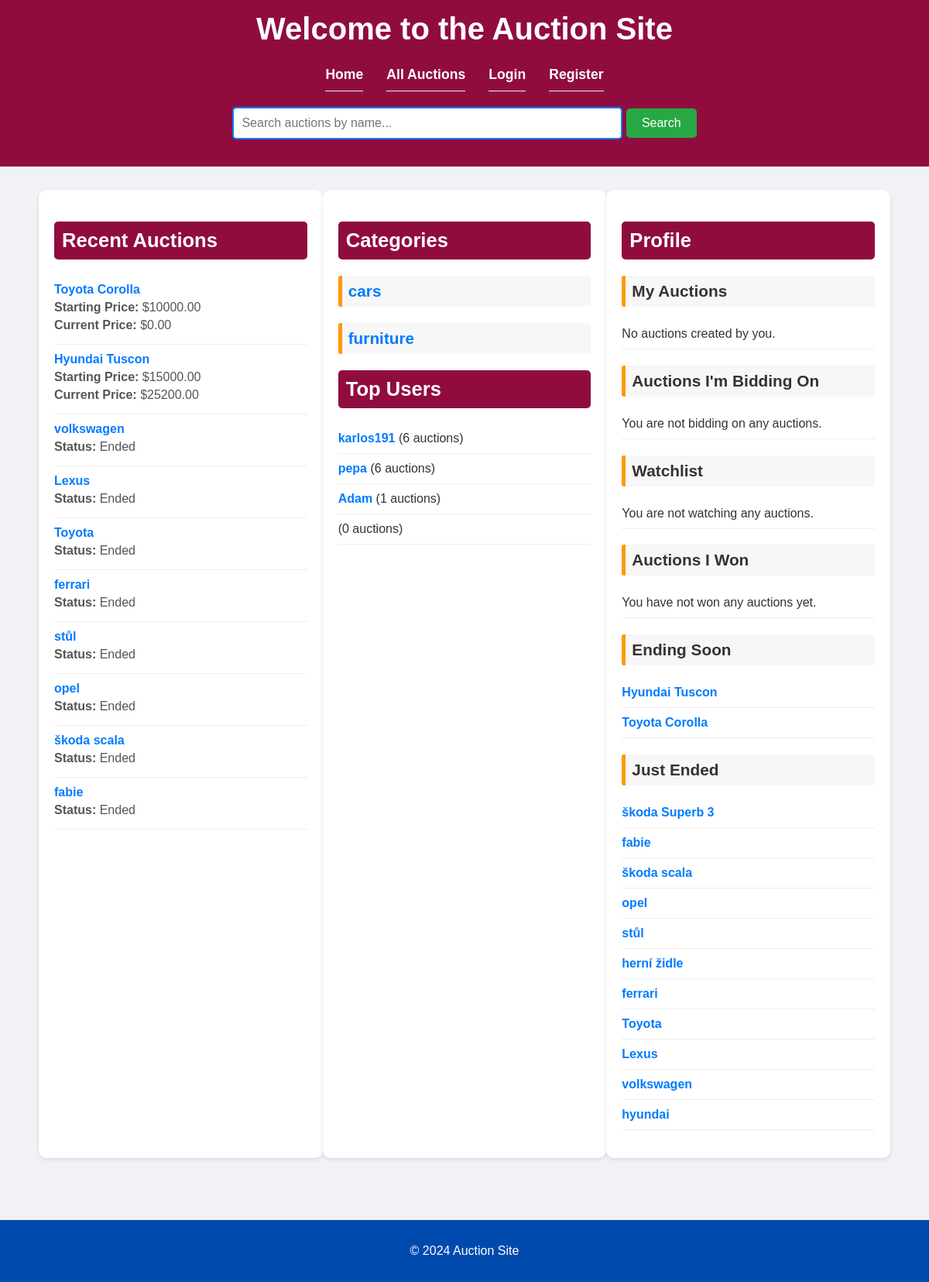
The page / on the database its author committed.
### auctions/models.py (models this page shows, shortened)
class Auction(models.Model):
    user = models.ForeignKey(settings.AUTH_USER_MODEL, on_delete=models.CASCADE, related_name='auctions')
    title = models.CharField(max_length=255)
    description = models.TextField()
    photos = models.ImageField(upload_to='auction_photos/', blank=True, null=True)
    category = models.ForeignKey(Category, on_delete=models.CASCADE)
    is_closed = models.BooleanField(default=False)
    starting_price = models.DecimalField(max_digits=10, decimal_places=2, )
    current_price = models.DecimalField(max_digits=10, decimal_places=2, default=0.00)
    minimum_amount = models.DecimalField(max_digits=10, decimal_places=2)
    buy_now_price = models.DecimalField(max_digits=10, decimal_places=2, blank=True, null=True)
    promoted = models.BooleanField(default=False)
    location = models.CharField(max_length=255, blank=True, null=True)
    start_date = models.DateTimeField(default=timezone.now, editable=False)
    end_date = models.DateTimeField()
    num_visits = models.IntegerField(default=0)
    is_canceled = models.BooleanField(default=False)
    watchers = models.ManyToManyField(settings.AUTH_USER_MODEL, related_name='watching_auctions', blank=True)
    winner = models.ForeignKey(settings.AUTH_USER_MODEL, null=True, blank=True, on_delete=models.SET_NULL,
                               related_name='won_auctions')

class Category(models.Model):
    name = models.CharField(max_length=255)
    description = models.TextField(blank=True)
    logo = models.ImageField(upload_to='category_logos/', blank=True, null=True)

class CustomUser(AbstractBaseUser, PermissionsMixin):
    profile_image = models.ImageField(upload_to='profile_images/', null=True, blank=True)
    email = models.EmailField(unique=True)
    username = models.CharField(max_length=255)
    city = models.CharField(max_length=100, null=True, blank=True)
    address = models.CharField(max_length=255, null=True, blank=True)
    watchlist = models.ManyToManyField('Auction', related_name='watched_by', blank=True)
    date_joined = models.DateTimeField(auto_now_add=True)
    account_status = models.CharField(
        max_length=10, choices=[('ACTIVE', 'Active'), ('INACTIVE', 'Inactive'), ('BLOCKED', 'Blocked')]
    )
    account_type = models.CharField(
        max_length=10, choices=[('NORMAL', 'Normal'), ('PREMIUM', 'Premium')]
    )
    is_active = models.BooleanField(default=True)
    is_staff = models.BooleanField(default=False)
    USERNAME_FIELD = 'email'
    REQUIRED_FIELDS = ['username']
    objects = CustomUserManager()
    groups = models.ManyToManyField(
        'auth.Group',
        related_name='customer_set',
        blank=True,
        help_text='The groups this user belongs to.',
        verbose_name='groups',
    )
    user_permissions = models.ManyToManyField(
        'auth.Permission',
        related_name='customer_set',
        blank=True,
        help_text='Specific permissions for this user.',
        verbose_name='user permissions',
    )

### auctions/views.py (the view)
# urls.py: 2. Add a URL to urlpatterns:  path('', views.home, name='home')
def home(request):
    now = timezone.now()
    recent_auctions = Auction.objects.filter(is_canceled=False).order_by('-start_date')[:10]
    categories = Category.objects.all()
    won_auctions = Auction.objects.none()
    user_auctions = auctions_bidding = watchlist_auctions = []
    if request.user.is_authenticated:
        user_auctions = Auction.objects.filter(user=request.user, is_canceled=False)
        auctions_bidding = Auction.objects.filter(bids__user=request.user, is_canceled=False, end_date__gte=now).distinct()
        watchlist_auctions = request.user.watchlist.all()
        won_auctions = Auction.objects.filter(winner=request.user)
    ending_auctions = Auction.objects.filter(is_canceled=False, end_date__gte=now, is_closed=False).order_by(
        'end_date')[:10]
    ended_auctions = Auction.objects.filter(is_canceled=False, is_closed=True) | Auction.objects.filter(
        end_date__lt=now).order_by('-end_date')[:10]
    top_users = User.objects.annotate(auction_count=Count('auctions')).order_by('-auction_count')[:5]
    return render(request, 'auctions/home.html', {
        'recent_auctions': recent_auctions,
        'categories': categories,
        'now': now,
        'user_auctions': user_auctions,
        'auctions_bidding': auctions_bidding,
        'watchlist_auctions': watchlist_auctions,
        'ending_auctions': ending_auctions,
        'ended_auctions': ended_auctions,
        'top_users': top_users,
        'won_auctions': won_auctions,
    })

### auctions/templates/auctions/home.html (shortened to what this page needs)
<!DOCTYPE html>
<html lang="en">
<head>
</head>
<body>
    <header>
        <h1>Welcome to the Auction Site</h1>
        <nav>
            <ul>
                <li><a href="{% url 'home' %}">Home</a></li>
                <li><a href="{% url 'auctions_list' %}">All Auctions</a></li>
                {% if user.is_authenticated %}
                    <li><a href="{% url 'edit_account' %}">Edit Account</a></li>
                    <li><a href="{% url 'create_auction' %}">Add Auction</a></li>
                    <li>
                        <form method="POST" action="{% url 'custom_logout' %}">
                            {% csrf_token %}
                            <button type="submit" style="background:none; border:none; color:white;font-size: 1.2rem; cursor:pointer;">Logout</button>
                        </form>
                    </li>
                {% else %}
                    <li><a href="{% url 'login' %}">Login</a></li>
                    <li><a href="{% url 'register' %}">Register</a></li>
                {% endif %}
            </ul>
        </nav>
        <div class="search-bar">
            <form method="GET" action="{% url 'auction_search' %}">
                <input type="text" name="query" placeholder="Search auctions by name...">
                <button type="submit">Search</button>
            </form>
        </div>
    </header>
    <div class="container">
        <section class="auctions-column">
            <h2>Recent Auctions</h2>
            <ul>
                {% for auction in recent_auctions %}
                    <li>
                        <a href="{% url 'auction_detail' pk=auction.pk %}">{{ auction.title }}</a>
                        {% if auction.end_date > now and not auction.is_closed %}
                            <p><strong>Starting Price:</strong> ${{ auction.starting_price }}</p>
                            <p><strong>Current Price:</strong> ${{ auction.current_price }}</p>
                        {% else %}
                            <p><strong>Status:</strong> Ended</p>
                        {% endif %}
                    </li>
                {% empty %}
                    <li>No auctions found.</li>
                {% endfor %}
            </ul>
        </section>
        <section class="categories-column">
            <h2>Categories</h2>
            <div class="categories">
                {% for category in categories %}
                    <div class="category">
                        <h3>
                            <a href="{% url 'auction_search_by_category' category.id %}">{{ category.name }}</a>
                        </h3>
                    </div>
                {% endfor %}
            </div>
    <div class="top-users">
        <h2>Top Users</h2>
        <ul>
            {% for user in top_users %}
                <li>
                    <a href="{% url 'user_profile' user_id=user.id %}">{{ user.username }}</a>
                    ({{ user.auction_count }} auctions)
                </li>
            {% empty %}
                <li>No users available.</li>
            {% endfor %}
        </ul>
    </div>
        </section>
        <section class="profile-column">
            <h2>Profile</h2>
            <div>
                <h3>My Auctions</h3>
                <ul>
                    {% for auction in user_auctions %}
                        <li><a href="{% url 'auction_detail' pk=auction.pk %}">{{ auction.title }}</a></li>
                    {% empty %}
                        <li>No auctions created by you.</li>
                    {% endfor %}
                </ul>
                <h3>Auctions I'm Bidding On</h3>
                <ul>
                    {% for auction in auctions_bidding %}
                        <li><a href="{% url 'auction_detail' pk=auction.pk %}">{{ auction.title }}</a></li>
                    {% empty %}
                        <li>You are not bidding on any auctions.</li>
                    {% endfor %}
                </ul>
                <h3>Watchlist</h3>
                <ul>
                    {% for auction in watchlist_auctions %}
                        <li><a href="{% url 'auction_detail' pk=auction.pk %}">{{ auction.title }}</a></li>
                    {% empty %}
                        <li>You are not watching any auctions.</li>
                    {% endfor %}
                </ul>
                <h3>Auctions I Won</h3>
<ul>
    {% for auction in request.user.won_auctions.all %}
        <li>You won <a href="{% url 'auction_detail' pk=auction.pk %}">{{ auction.title }}</a>!
            <p>Contact the seller:
                <a href="{% url 'user_profile' user_id=auction.user.id %}">
                    {{ auction.user.username }}
                </a>
                ({{ auction.user.email }})
            </p>
        </li>
    {% empty %}
        <li>You have not won any auctions yet.</li>
    {% endfor %}
</ul>
                <h3>Ending Soon</h3>
                <ul>
                    {% for auction in ending_auctions %}
                        <li><a href="{% url 'auction_detail' pk=auction.pk %}">{{ auction.title }}</a></li>
                    {% empty %}
                        <li>No auctions ending soon.</li>
                    {% endfor %}
                </ul>
                <h3>Just Ended</h3>
                <ul>
                    {% for auction in ended_auctions %}
                        <li><a href="{% url 'auction_detail' pk=auction.pk %}">{{ auction.title }}</a></li>
                    {% empty %}
                        <li>No auctions have just ended.</li>
                    {% endfor %}
                </ul>
            </div>
        </section>
    </div>
    <footer>
        <p>&copy; 2024 Auction Site</p>
    </footer>
</body>
</html>

### auctions/templates/auctions/home.html (style rules this page uses)
body { font-family: Arial, sans-serif; background-color: #f0f2f5; margin: 0; padding: 0; color: #333; }
header { background-color: #900C3F; color: white; padding: 15px 0; text-align: center; margin-bottom: 30px; }
header h1 { margin: 0; font-size: 2.5rem; }
nav ul { list-style-type: none; padding: 0; display: flex; justify-content: center; }
nav ul li { margin: 0 15px; }
nav ul li a { text-decoration: none; color: white; font-size: 1.1rem; }
.search-bar { text-align: center; margin: 20px 0; }
.search-bar input { padding: 10px; font-size: 16px; width: 40%; border: 2px solid #007bff; border-radius: 5px; }
.search-bar button { padding: 10px 20px; font-size: 16px; background-color: #28a745; color: white; border: none; cursor: pointer; border-radius: 5px; }
.container { display: flex; justify-content: space-between; padding: 0 50px; }
.auctions-column, .categories-column, .profile-column { width: 30%; background-color: white; padding: 20px; border-radius: 10px; box-shadow: 0 2px 5px rgba(0, 0, 0, 0.1); margin-bottom: 30px; }
h2 { background-color: #900C3F; color: white; padding: 10px; border-radius: 5px; margin-bottom: 20px; font-size: 1.6rem; }
h3 { background-color: #f7f7f7; color: #333; padding: 8px; border-left: 5px solid #ff9800; border-radius: 3px; margin-bottom: 10px; font-size: 1.3rem; }
ul { list-style-type: none; padding: 0; }
ul li { padding: 10px 0; border-bottom: 1px solid #eee; }
ul li a { text-decoration: none; color: #007bff; font-weight: bold; }
ul li p { margin: 5px 0; color: #555; }
.category h3 a { text-decoration: none; color: #007bff; }
footer { background-color: #004aad; color: white; text-align: center; padding: 15px 0; margin-top: 50px; }

### rows shown on the page
Auction: title "Toyota Corolla", starting_price "10000.00", current_price "0.00"
Auction: title "Hyundai Tuscon", starting_price "15000.00", current_price "25200.00"
Auction: title "volkswagen", shows "Status:"
Auction: title "Lexus", shows "Status:"
Auction: title "Toyota", shows "Status:"
Auction: title "ferrari", shows "Status:"
Auction: title "stůl", shows "Status:"
Auction: title "opel", shows "Status:"
Auction: title "škoda scala", shows "Status:"
Auction: title "fabie", shows "Status:"
Category: name "cars"
Category: name "furniture"
CustomUser: username "karlos191", auction_count "6"
CustomUser: username "pepa", auction_count "6"
CustomUser: username "Adam", auction_count "1"
CustomUser: auction_count "0"
Auction: title "škoda Superb 3"
Auction: title "herní židle"
Auction: title "hyundai"
